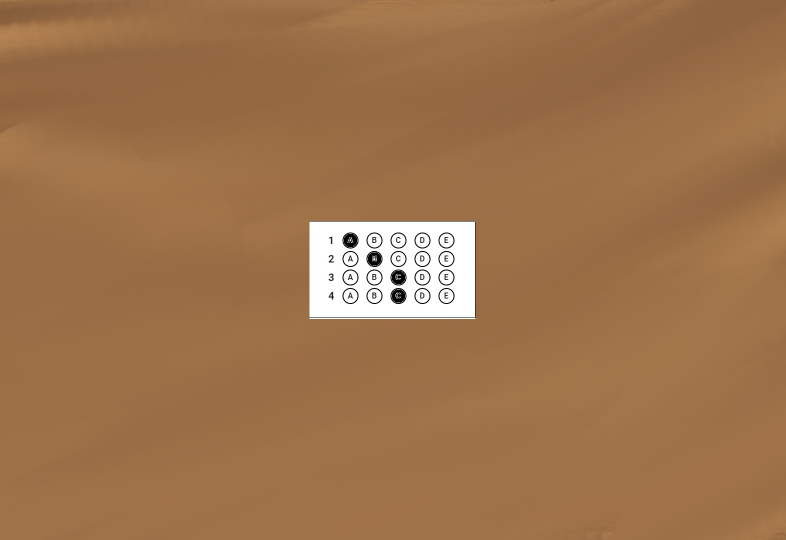
#> input picture testeandrew.png, 1571 x 1080 px (shown at 1/2 size)
$ python leitorfinal.py
#> lines starting #> are read from the running program, lines starting #| are printed output that depends on the picture; after the words box and inside, x2 and y2 are one past the last pixel; in counts of white or black regions, pixels touching at a corner belong together
#importação de bibliotecas
from imutils.perspective import four_point_transform
from imutils import contours
import numpy as np
import imutils
import cv2

#variável de abertura da imagem
image = cv2.imread("testeandrew.png")
#> image is the input picture: shape (1080, 1571, 3); mean B, G, R 76.5, 115.5, 158.6
#tratamento 1- retira a cor, deixando somente entre 2 pontos: preto e branco
gray = cv2.cvtColor(image, cv2.COLOR_BGR2GRAY)
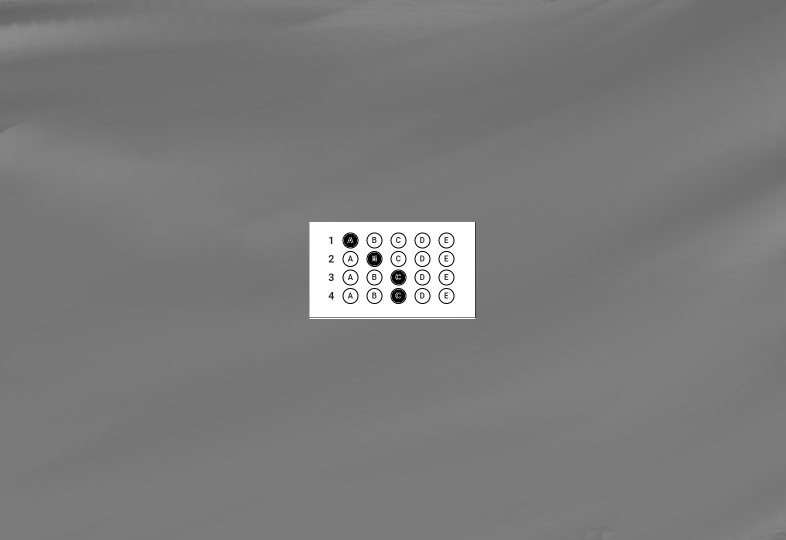
#> gray: shape (1080, 1571) (shown at 1/2 size); min 0, max 255, mean 124
#borra para diminuir os ruídos desnecessários na imagem
#blurred = cv2.GaussianBlur(gray, (5, 5), 0)
blurred = cv2.bilateralFilter(gray, 11,41,21)
#auxilia a encontrar as bordas da imagem. no nosso caso, o papel de correção
edged = cv2.Canny(gray, 75, 200)
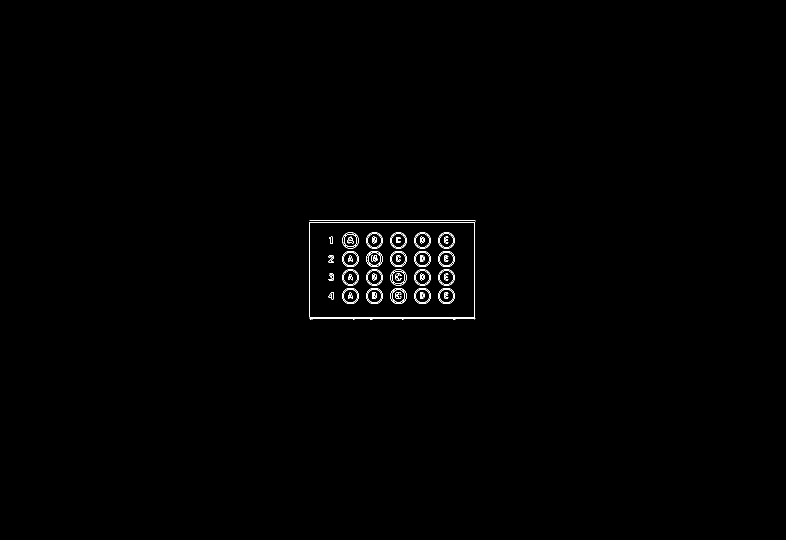
#> edged: shape (1080, 1571) (shown at 1/2 size); 0.41% white in thin lines or dots, all inside (x1, y1, x2, y2) = (618, 441, 951, 639)
cv2.imshow("Exam", blurred)
cv2.waitKey(0)
cv2.imshow("Exam", edged)
cv2.waitKey(0)
#Lista de gabarito. Valores setados no código no momento, para teste
gb = [0, 1, 2, 2, 4, 1, 1, 1, 1, 2]

# a variavel cnts armazena a busca dos contornos. a partir da variável edged +
#o parametro cv2.RETR_EXTERNAL busca os contornos externos, enquanto o cv2.CHAIN_APPROX_SIMPLE +
#marca os "endpoints" do contorno
cnts = cv2.findContours(edged.copy(), cv2.RETR_EXTERNAL,
                        cv2.CHAIN_APPROX_SIMPLE)
#> cnts = 10 contours, 9 with area under 20; largest, box (x1, y1, x2, y2) and area: (618, 443, 951, 635) 62711
#aqui utilizo o imutils para armazenar os contornos encontrados anteriormente
cnts = imutils.grab_contours(cnts)

docContour = None

if len(cnts) > 0:
	cnts = sorted(cnts, key=cv2.contourArea, reverse=True)
	# passa pelos contornos e verifica se o contorno possui 4 pontos
	for c in cnts:
		perimetro = cv2.arcLength(c, True)
		aprox = cv2.approxPolyDP(c, 0.02 * perimetro, True)
		if len(aprox) == 4:
			docContour = aprox
			break
#> this loop made 1 pass
#> (perimetro, docContour) on pass 1: (1051.1, [[950, 443], [619, 444], [619, 634], [949, 634]])

paper = four_point_transform(image, docContour.reshape(4, 2))
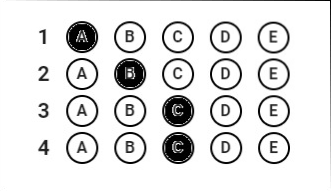
#> paper: shape (191, 331, 3); min 0, max 255, mean 226.4
warped = four_point_transform(gray, docContour.reshape(4, 2))
thresh = cv2.threshold(
	warped, 0, 255, cv2.THRESH_BINARY_INV | cv2.THRESH_OTSU)[1]
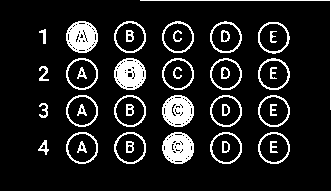
#> thresh: shape (191, 331); 12.1% white; 41 white regions
cnts = cv2.findContours(
	thresh.copy(), cv2.RETR_EXTERNAL, cv2.CHAIN_APPROX_SIMPLE)
#> cnts = 25 contours, 1 with area under 20; largest, box (x1, y1, x2, y2) and area: (114, 132, 146, 164) 771, (66, 132, 98, 164) 771, (66, 58, 98, 90) 769, (66, 21, 98, 53) 769, (162, 95, 194, 127) 768
cnts = imutils.grab_contours(cnts)


questionCnts = []
for c in cnts:
	# A partir daqui, ele trata as bolhas
	(x, y, w, h) = cv2.boundingRect(c)
	ar = w / float(h)
	#AQUI É UMA PARTE IMPORTANTE. ELE SETA O RATIO DA BOLHA. Caso quisermos mudar de bolha para retâNGULO, basta mudar o valor abaixo
	if w >= 20 and h >= 20 and ar >= 0.9 and ar <= 1.1:
		questionCnts.append(c)
#> this loop made 25 passes
#> (x, y, w, h, ar) on passes 1 to 12: (38, 140, 11, 15, 0.733), (258, 132, 32, 32, 1), (210, 132, 32, 32, 1), (162, 132, 32, 32, 1), (114, 132, 32, 32, 1), (66, 132, 32, 32, 1), (39, 103, 9, 15, 0.6), (258, 95, 32, 32, 1), (210, 95, 32, 32, 1), (162, 95, 32, 32, 1), (114, 95, 32, 32, 1), (66, 95, 32, 32, 1)
#> after the loop, questionCnts = 20 contours; largest, box (x1, y1, x2, y2) and area: (114, 132, 146, 164) 771, (66, 132, 98, 164) 771, (66, 58, 98, 90) 769, (66, 21, 98, 53) 769, (162, 95, 194, 127) 768

questionCnts = contours.sort_contours(questionCnts, method="top-to-bottom")[0]
#> questionCnts = 20 contours; largest, box (x1, y1, x2, y2) and area: (114, 132, 146, 164) 771, (66, 132, 98, 164) 771, (66, 21, 98, 53) 769, (66, 58, 98, 90) 769, (162, 95, 194, 127) 768
correct = 0

res = []
cont = 0
#x = 0
#y = 0
bubbled = []
umalista = []

# start,stop,step - o ultimo valor corresponde a varredura do arquivo -
for (q, i) in enumerate(np.arange(0, len(questionCnts), 5)):
	#DE A a D - 4 / de A a E - 5
	cont = 0
	cnts = contours.sort_contours(questionCnts[i:i + 5])[0]
	bubbled = None
	#Aqui ele verifica se a bolha está correta

	for (j, c) in enumerate(cnts):
		#x = thresh.shape[0]
		#y = thresh.shape[1]
		#Verifica quem tá marcado
		mask = np.zeros(thresh.shape, dtype="uint8")
		cv2.drawContours(mask, [c], -1, 255, -1)
		mask = cv2.bitwise_and(thresh, thresh, mask=mask)
		total = cv2.countNonZero(mask)
		#cv2.imshow("Exam", mask)
		#cv2.waitKey(0)

		if bubbled is None or total > bubbled[0]:
			bubbled = (total, j)


		bubbled = list(bubbled)
		# if total > x//20*y//10:

		# 	bubbled.append(j)
		# 	cont += 1
	if cont == 1:
		res.append(bubbled[0])
	else:
		res.append(-1)

	color = (0, 0, 255)
	k = gb[q]

	#Se a questão estiver correta, ele faz o count aqui
	if k == bubbled[1]:
		color = (0, 255, 0)
		correct += 1
		bubbled3 = list(bubbled)
		bubbled3.append(correct)

	else:
		bubbled2 = list(bubbled)
		bubbled2.append(correct)

	#Se baseando na variavel k, ele marca a questão correta
	cv2.drawContours(paper, [cnts[k]], -1, color, 3)

	resposta = list(bubbled)
	resposta.append(correct)
	umalista.insert(0, resposta[1])
#> this loop made 4 passes
#> (i, k) on passes 1 to 4: (0, 0), (5, 1), (10, 2), (15, 2)
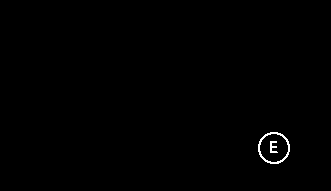
#> mask: shape (191, 331); 0.41% white in thin lines or dots, all inside (x1, y1, x2, y2) = (258, 132, 290, 164)
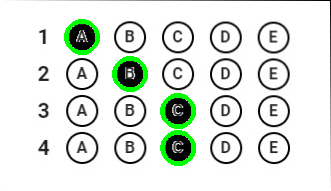
#> paper: shape (191, 331, 3); 2.8% of pixels changed, all inside (x1, y1, x2, y2) = (64, 19, 196, 166)
#> after the loop, correct = 4; res = [-1, -1, -1, -1]; umalista = [2, 2, 1, 0]

respostas = umalista[::-1]
#> respostas = [0, 1, 2, 2]
print('respostas: ', respostas)
#| respostas:  [0, 1, 2, 2]

score = (correct / float(len(umalista))) * 100
#> score = 100
print("[INFO] score: {:.2f}%".format(score))
#| [INFO] score: 100.00%

cv2.putText(paper, "{:.2f}%".format(score), (10, 30),
            cv2.FONT_HERSHEY_SIMPLEX, 0.9, (0, 0, 255), 2)
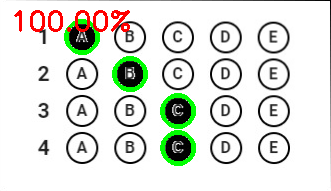
#> paper: shape (191, 331, 3); 1.49% of pixels changed, all inside (x1, y1, x2, y2) = (14, 10, 130, 32)
cv2.imshow("Original", image)
cv2.imshow("Exam", paper)
cv2.waitKey(0)

$ run again, with gabaritinhofundo.png copied over testeandrew.png
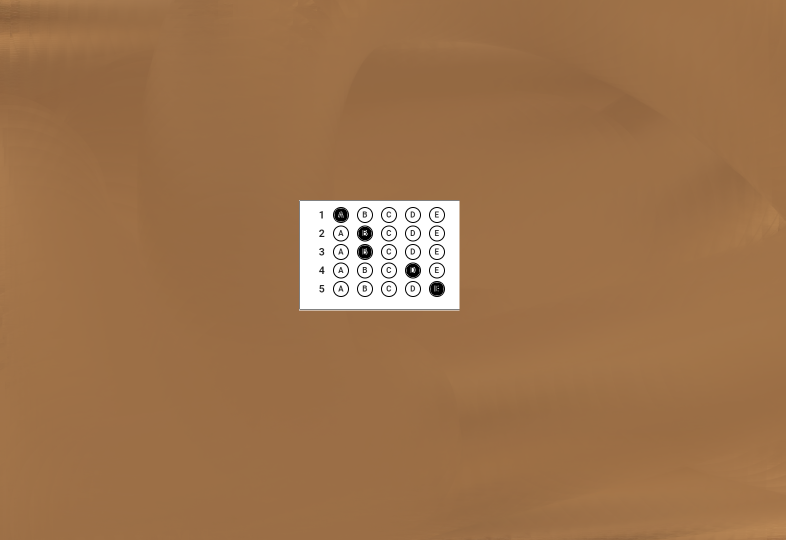
#> input picture gabaritinhofundo.png, 1571 x 1080 px (shown at 1/2 size)
#> image is the input picture: shape (1080, 1571, 3); mean B, G, R 76.6, 115.6, 158.6
#> `edged = cv2.Canny(gray, 75, 200)`:
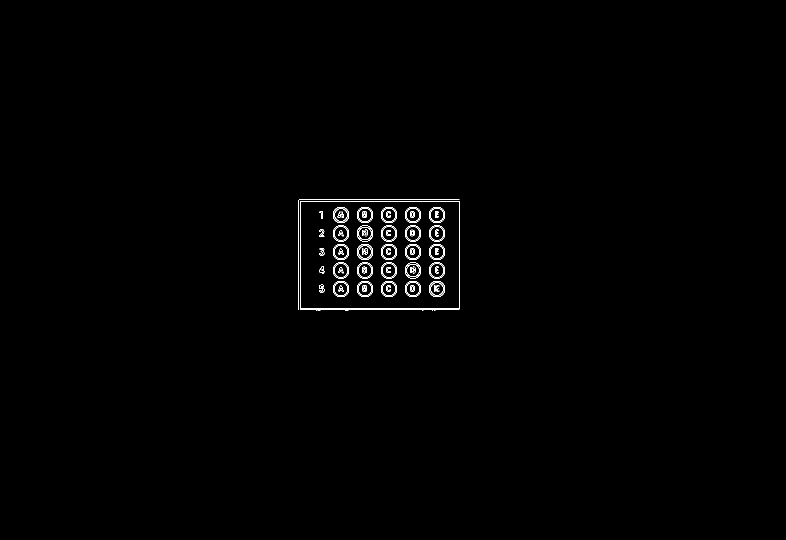
#> edged: shape (1080, 1571) (shown at 1/2 size); 0.5% white in thin lines or dots, all inside (x1, y1, x2, y2) = (597, 399, 920, 622)
#> `cnts = cv2.findContours(edged.copy(), cv2.RETR_EXTERNAL, cv2.CHAIN_APP..`: cnts = 9 contours, 8 with area under 20; largest, box (x1, y1, x2, y2) and area: (600, 402, 920, 618) 68387
#> the loop `for c in cnts:` made 1 pass
#> (perimetro, docContour) on pass 1: (1071, [[600, 402], [600, 617], [918, 617], [918, 402]])
#> thresh: shape (215, 318); 13.9% white; 50 white regions
#> `cnts = cv2.findContours( thresh.copy(), cv2.RETR_EXTERNAL, cv2.CHAIN_A..`: cnts = 30 contours; largest, box (x1, y1, x2, y2) and area: (66, 49, 98, 81) 768, (209, 159, 241, 191) 768, (66, 159, 98, 191) 768, (209, 49, 241, 81) 768, (257, 159, 289, 191) 767
#> the loop `for c in cnts:` made 30 passes
#> (x, y, w, h, ar) on passes 1 to 8: (39, 167, 9, 15, 0.6), (257, 159, 32, 32, 1), (209, 159, 32, 32, 1), (161, 159, 33, 32, 1.03), (114, 159, 32, 32, 1), (66, 159, 32, 32, 1), (38, 130, 11, 15, 0.733), (257, 122, 32, 32, 1)
#> after the loop `for c in cnts:`: questionCnts = 25 contours; largest, box (x1, y1, x2, y2) and area: (66, 49, 98, 81) 768, (209, 159, 241, 191) 768, (66, 159, 98, 191) 768, (209, 49, 241, 81) 768, (257, 159, 289, 191) 767
#> `questionCnts = contours.sort_contours(questionCnts, method="top-to-bot..`: questionCnts = 25 contours; largest, box (x1, y1, x2, y2) and area: (66, 49, 98, 81) 768, (209, 49, 241, 81) 768, (209, 159, 241, 191) 768, (66, 159, 98, 191) 768, (257, 12, 289, 44) 767
#> the loop `for (q, i) in enumerate(np.arange(0, len(questionCnts), 5)):` made 5 passes
#> (i, color, k) on passes 1 to 5: (0, (0, 255, 0), 0), (5, (0, 255, 0), 1), (10, (0, 0, 255), 2), (15, (0, 0, 255), 2), (20, (0, 255, 0), 4)
#> after the loop `for (q, i) in enumerate(np.arange(0, len(questionCnts), 5)):`: correct = 3; res = [-1, -1, -1, -1, -1]; umalista = [4, 3, 1, 1, 0]
#> respostas = [0, 1, 1, 3, 4]
#| respostas:  [0, 1, 1, 3, 4]
#> score = 60
#| [INFO] score: 60.00%
#> `cv2.putText(paper, "{:.2f}%".format(score), (10, 30), cv2.FONT_HERSHEY..`:
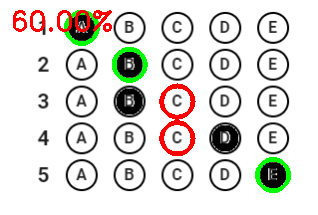
#> paper: shape (215, 318, 3); mean B, G, R 216.7, 221.3, 223.2
